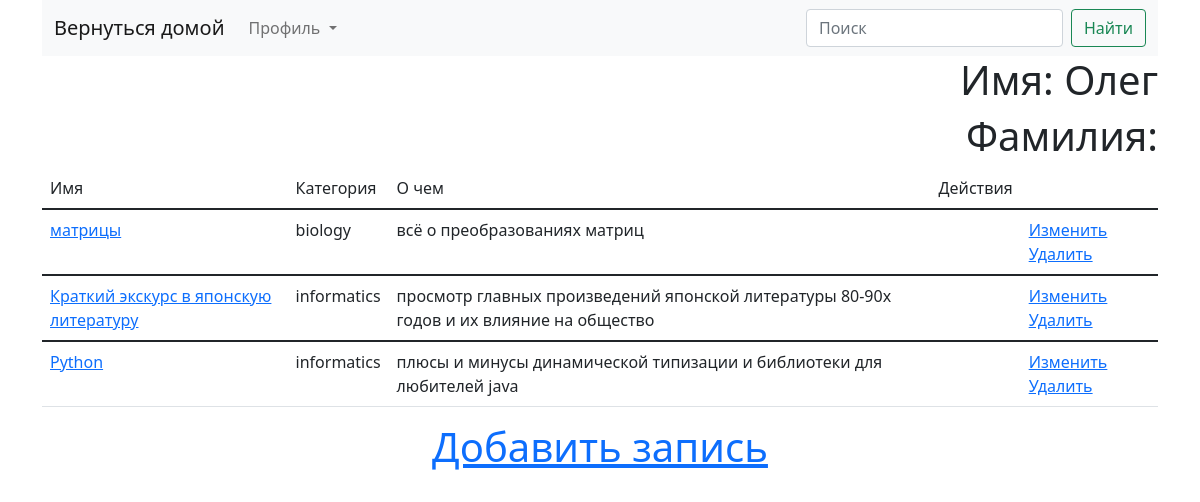
Before: /account/ (signed in) with the older database file.
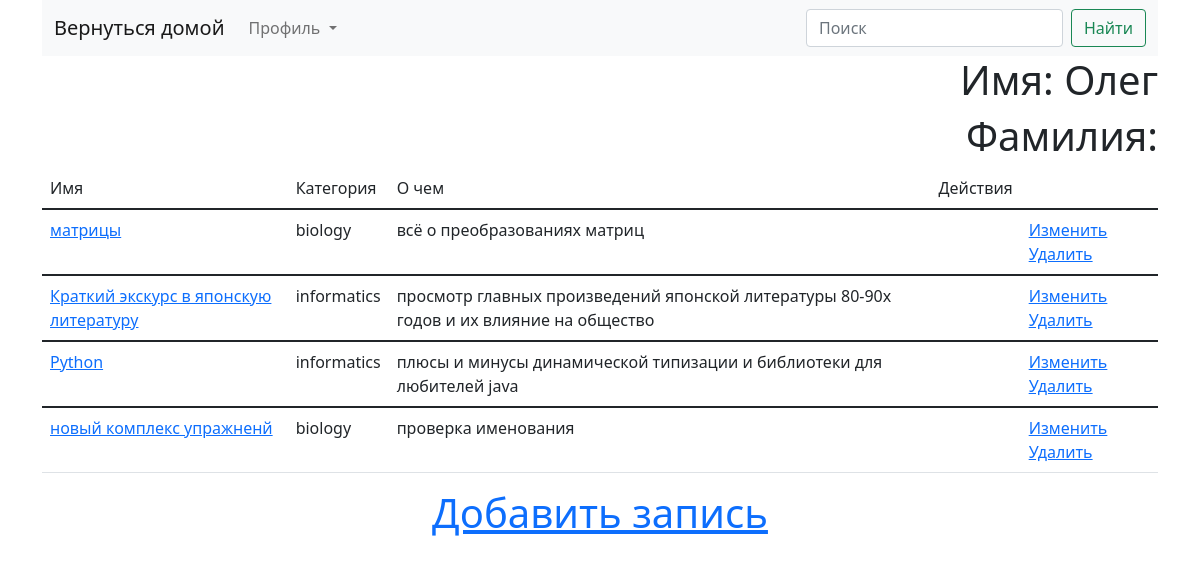
After: the same page with the newer database file.
### work/models.py (models this page shows, shortened)
class Publication(models.Model):
    title = models.CharField(max_length=200, verbose_name='Название')
    date = models.DateField(verbose_name='Дата опубликования работы', auto_now_add=True)
    author = models.ForeignKey(User, verbose_name='Автор', on_delete=models.CASCADE)
    category = models.CharField(verbose_name='Категория', choices=category, max_length=60)
    synopsis = models.TextField(verbose_name='Краткая информация о работе')
    file = models.FileField(verbose_name='Опубликованная работа',
                            validators=[FileExtensionValidator(allowed_extensions=['doc', 'docx', 'txt', 'pdf'])])
    class Meta:
        ordering = ['date']
        verbose_name = 'Пубикация'
        verbose_name_plural = 'Публикации'

### user_app/views.py (the view)
# urls.py: path('account/', include('user_app.urls'), name='profile')
def profile(request):
    if request.user.is_authenticated:
        publication = Publication.objects.filter(author__last_login=request.user.last_login)
        return render(request, 'profile_page.html', {'user': request.user, 'publication': publication})
    else:
        return render(request, 'registration/login.html')

### templates/profile_page.html (shortened to what this page needs)
<!DOCTYPE html>
<html lang="en">
<head>
    {% extends 'home_page.html' %}
        {% block table %}
           <h1 class="text-sm-end"> Имя: {{ user.first_name }} </h1>
           <h1 class="text-sm-end"> Фамилия: {{ user.last_name }}</h1>
        <table class = "table table-hover">
    <thead>
        <tr>
        <td >Имя </td>
        <td>Категория</td>
        <td>О чем</td>
        <td>Действия</td>
        </tr>
    </thead>
    {% for publication in publication %}
    <tbody>
        <tr>
        <td><a href="{%  url 'publication' publication.id %}">
        {{ publication.title }}
        </a></td>
        <td>{{ publication.category }}</td>
        <td>{{ publication.synopsis }}
        </td>
            <td><td><a href="{%  url 'publication' publication.id %}">Изменить</a>
            <a href="{%  url 'delete' publication.id %}">Удалить</a>
        </td>
        </tr>
    </tbody>
    {% endfor %}
    </table>
            <a class="text-center" href="{%  url 'add_publication' %}"><h1>Добавить запись</h1></a>
        {% endblock %}

Changed rows visible on the page:
added Publication: title "новый комплекс упражненй", category "biology", synopsis "проверка именования"
